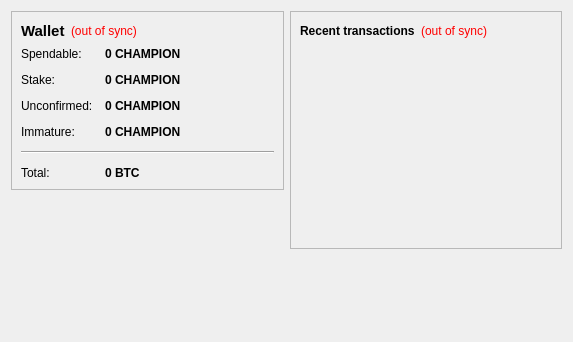
<?xml version="1.0" encoding="UTF-8"?>
<ui version="4.0">
 <class>OverviewPage</class>
 <widget class="QWidget" name="OverviewPage">
  <property name="geometry">
   <rect>
    <x>0</x>
    <y>0</y>
    <width>573</width>
    <height>342</height>
   </rect>
  </property>
  <property name="windowTitle">
   <string>Form</string>
  </property>
  <layout class="QHBoxLayout" name="horizontalLayout" stretch="1,1">
   <item>
    <layout class="QVBoxLayout" name="verticalLayout_2">
     <item>
      <widget class="QFrame" name="frame">
       <property name="frameShape">
        <enum>QFrame::StyledPanel</enum>
       </property>
       <property name="frameShadow">
        <enum>QFrame::Raised</enum>
       </property>
       <layout class="QVBoxLayout" name="verticalLayout_4">
        <item>
         <layout class="QHBoxLayout" name="horizontalLayout_4">
          <item>
           <widget class="QLabel" name="label_5">
            <property name="font">
             <font>
              <pointsize>11</pointsize>
              <weight>75</weight>
              <bold>true</bold>
             </font>
            </property>
            <property name="text">
             <string>Wallet</string>
            </property>
           </widget>
          </item>
          <item>
           <widget class="QLabel" name="labelWalletStatus">
            <property name="toolTip">
             <string>The displayed information may be out of date. Your wallet automatically synchronizes with the CHAMPION network after a connection is established, but this process has not completed yet.</string>
            </property>
            <property name="styleSheet">
             <string notr="true">QLabel { color: red; }</string>
            </property>
            <property name="text">
             <string notr="true">(out of sync)</string>
            </property>
            <property name="alignment">
             <set>Qt::AlignLeading|Qt::AlignLeft|Qt::AlignVCenter</set>
            </property>
           </widget>
          </item>
          <item>
           <spacer name="horizontalSpacer_2">
            <property name="orientation">
             <enum>Qt::Horizontal</enum>
            </property>
            <property name="sizeHint" stdset="0">
             <size>
              <width>40</width>
              <height>20</height>
             </size>
            </property>
           </spacer>
          </item>
         </layout>
        </item>
        <item>
         <layout class="QFormLayout" name="formLayout_2">
          <property name="fieldGrowthPolicy">
           <enum>QFormLayout::AllNonFixedFieldsGrow</enum>
          </property>
          <property name="horizontalSpacing">
           <number>12</number>
          </property>
          <property name="verticalSpacing">
           <number>12</number>
          </property>
          <item row="0" column="0">
           <widget class="QLabel" name="label">
            <property name="text">
             <string>Spendable:</string>
            </property>
           </widget>
          </item>
          <item row="0" column="1">
           <widget class="QLabel" name="labelBalance">
            <property name="font">
             <font>
              <weight>75</weight>
              <bold>true</bold>
             </font>
            </property>
            <property name="cursor">
             <cursorShape>IBeamCursor</cursorShape>
            </property>
            <property name="toolTip">
             <string>Your current spendable balance</string>
            </property>
            <property name="text">
             <string notr="true">0 CHAMPION</string>
            </property>
            <property name="textInteractionFlags">
             <set>Qt::LinksAccessibleByMouse|Qt::TextSelectableByKeyboard|Qt::TextSelectableByMouse</set>
            </property>
           </widget>
          </item>
          <item row="1" column="0">
           <widget class="QLabel" name="label_6">
            <property name="text">
             <string>Stake:</string>
            </property>
           </widget>
          </item>
          <item row="1" column="1">
           <widget class="QLabel" name="labelStake">
            <property name="font">
             <font>
              <weight>75</weight>
              <bold>true</bold>
             </font>
            </property>
            <property name="cursor">
             <cursorShape>IBeamCursor</cursorShape>
            </property>
            <property name="toolTip">
             <string>Total of coins that was staked, and do not yet count toward the current balance</string>
            </property>
            <property name="text">
             <string notr="true">0 CHAMPION</string>
            </property>
            <property name="textInteractionFlags">
             <set>Qt::LinksAccessibleByMouse|Qt::TextSelectableByKeyboard|Qt::TextSelectableByMouse</set>
            </property>
           </widget>
          </item>
          <item row="2" column="0">
           <widget class="QLabel" name="label_3">
            <property name="text">
             <string>Unconfirmed:</string>
            </property>
           </widget>
          </item>
          <item row="2" column="1">
           <widget class="QLabel" name="labelUnconfirmed">
            <property name="font">
             <font>
              <weight>75</weight>
              <bold>true</bold>
             </font>
            </property>
            <property name="cursor">
             <cursorShape>IBeamCursor</cursorShape>
            </property>
            <property name="toolTip">
             <string>Total of transactions that have yet to be confirmed, and do not yet count toward the current balance</string>
            </property>
            <property name="text">
             <string notr="true">0 CHAMPION</string>
            </property>
            <property name="textInteractionFlags">
             <set>Qt::LinksAccessibleByMouse|Qt::TextSelectableByKeyboard|Qt::TextSelectableByMouse</set>
            </property>
           </widget>
          </item>
          <item row="3" column="0">
           <widget class="QLabel" name="labelImmatureText">
            <property name="text">
             <string>Immature:</string>
            </property>
           </widget>
          </item>
          <item row="3" column="1">
           <widget class="QLabel" name="labelImmature">
            <property name="font">
             <font>
              <weight>75</weight>
              <bold>true</bold>
             </font>
            </property>
            <property name="toolTip">
             <string>Mined balance that has not yet matured</string>
            </property>
            <property name="text">
             <string notr="true">0 CHAMPION</string>
            </property>
            <property name="textInteractionFlags">
             <set>Qt::LinksAccessibleByMouse|Qt::TextSelectableByKeyboard|Qt::TextSelectableByMouse</set>
            </property>
           </widget>
          </item>
          <item row="4" column="0" colspan="2">
           <widget class="Line" name="line">
            <property name="orientation">
             <enum>Qt::Horizontal</enum>
            </property>
           </widget>
          </item>
          <item row="5" column="0">
           <widget class="QLabel" name="labelTotalText">
            <property name="text">
             <string>Total:</string>
            </property>
           </widget>
          </item>
          <item row="5" column="1">
           <widget class="QLabel" name="labelTotal">
            <property name="font">
             <font>
              <weight>75</weight>
              <bold>true</bold>
             </font>
            </property>
            <property name="cursor">
             <cursorShape>IBeamCursor</cursorShape>
            </property>
            <property name="toolTip">
             <string>Your current total balance</string>
            </property>
            <property name="text">
             <string notr="true">0 BTC</string>
            </property>
            <property name="textInteractionFlags">
             <set>Qt::LinksAccessibleByMouse|Qt::TextSelectableByKeyboard|Qt::TextSelectableByMouse</set>
            </property>
           </widget>
          </item>
         </layout>
        </item>
       </layout>
      </widget>
     </item>
     <item>
      <spacer name="verticalSpacer">
       <property name="orientation">
        <enum>Qt::Vertical</enum>
       </property>
       <property name="sizeHint" stdset="0">
        <size>
         <width>20</width>
         <height>40</height>
        </size>
       </property>
      </spacer>
     </item>
    </layout>
   </item>
   <item>
    <layout class="QVBoxLayout" name="verticalLayout_3">
     <item>
      <widget class="QFrame" name="frame_2">
       <property name="frameShape">
        <enum>QFrame::StyledPanel</enum>
       </property>
       <property name="frameShadow">
        <enum>QFrame::Raised</enum>
       </property>
       <layout class="QVBoxLayout" name="verticalLayout">
        <item>
         <layout class="QHBoxLayout" name="horizontalLayout_2">
          <item>
           <widget class="QLabel" name="label_4">
            <property name="text">
             <string>&lt;b&gt;Recent transactions&lt;/b&gt;</string>
            </property>
           </widget>
          </item>
          <item>
           <widget class="QLabel" name="labelTransactionsStatus">
            <property name="toolTip">
             <string>The displayed information may be out of date. Your wallet automatically synchronizes with the CHAMPION network after a connection is established, but this process has not completed yet.</string>
            </property>
            <property name="styleSheet">
             <string notr="true">QLabel { color: red; }</string>
            </property>
            <property name="text">
             <string notr="true">(out of sync)</string>
            </property>
            <property name="alignment">
             <set>Qt::AlignRight|Qt::AlignTrailing|Qt::AlignVCenter</set>
            </property>
           </widget>
          </item>
          <item>
           <spacer name="horizontalSpacer">
            <property name="orientation">
             <enum>Qt::Horizontal</enum>
            </property>
            <property name="sizeHint" stdset="0">
             <size>
              <width>40</width>
              <height>20</height>
             </size>
            </property>
           </spacer>
          </item>
         </layout>
        </item>
        <item>
         <widget class="QListView" name="listTransactions">
          <property name="styleSheet">
           <string notr="true">QListView { background: transparent; }</string>
          </property>
          <property name="frameShape">
           <enum>QFrame::NoFrame</enum>
          </property>
          <property name="verticalScrollBarPolicy">
           <enum>Qt::ScrollBarAlwaysOff</enum>
          </property>
          <property name="horizontalScrollBarPolicy">
           <enum>Qt::ScrollBarAlwaysOff</enum>
          </property>
          <property name="selectionMode">
           <enum>QAbstractItemView::NoSelection</enum>
          </property>
         </widget>
        </item>
       </layout>
      </widget>
     </item>
     <item>
      <spacer name="verticalSpacer_2">
       <property name="orientation">
        <enum>Qt::Vertical</enum>
       </property>
       <property name="sizeHint" stdset="0">
        <size>
         <width>20</width>
         <height>40</height>
        </size>
       </property>
      </spacer>
     </item>
    </layout>
   </item>
  </layout>
 </widget>
 <resources/>
 <connections/>
</ui>
